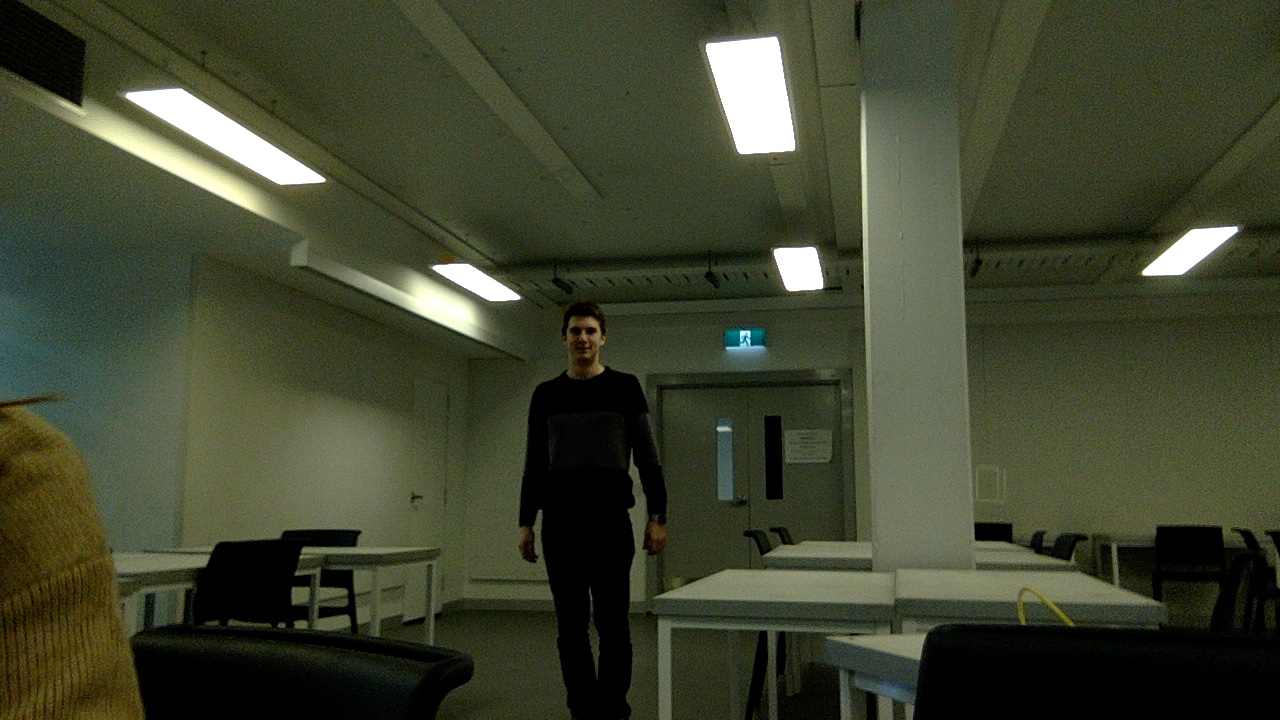
#> input picture images/jake.jpg, 1280 x 720 px
$ python -i image_recognition_faces.py   (imports and definitions only)   (older library calls are emulated)
#> lines starting #> are read from the running program, lines starting #| are printed output that depends on the picture; after the words box and inside, x2 and y2 are one past the last pixel; in counts of white or black regions, pixels touching at a corner belong together
#> further down, picture is the input picture: shape (720, 1280, 3); mean B, G, R 46.8, 68, 63.5
from imutils.object_detection import non_max_suppression
from imutils import paths
import numpy as np
import argparse
import imutils
import sys
import json
import math
import cv2

# hog = cv2.HOGDescriptor()
# hog.setSVMDetector(cv2.HOGDescriptor_getDefaultPeopleDetector())

faceCascade = cv2.CascadeClassifier("haarcascade_frontalface_default.xml")

aspectRatio = float(16)/9
imageWidth = 600
imageHeight = imageWidth / aspectRatio


def recognisePeople(image):
    #track = "faces"
    imageCopy = image.copy()
    # Resize
    image = imutils.resize(image, width=min(imageWidth, image.shape[1]))
    image = cv2.flip(image,1)
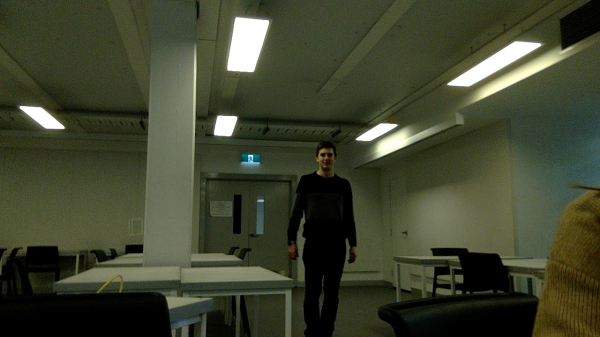
#> image: shape (337, 600, 3); mean of channels 0, 1, 2 46.8, 68, 63.5; drawn as B, G, R

    # Comment here
    gray = cv2.cvtColor(image, cv2.COLOR_BGR2GRAY)
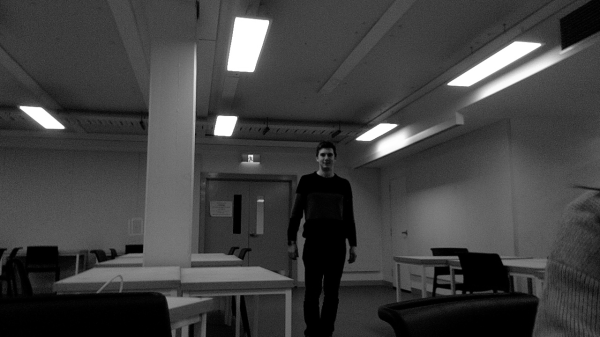
#> gray: shape (337, 600); min 0, max 255, mean 64.2
    rects = faceCascade.detectMultiScale(
        gray,
        scaleFactor=1.1,
        minNeighbors=5,
        minSize=(30, 30),
        flags=cv2.cv.CV_HAAR_SCALE_IMAGE
    )
#> rects = ()

    # Or here!
    # (rects, weights) = hog.detectMultiScale(image, winStride=(4, 4),
    #                                             padding=(8, 8), scale=1.05)
    # for (x, y, w, h) in rects:
    #     cv2.rectangle(imageCopy, (x, y), (x + w, y + h), (0, 0, 255), 2)

    # apply non-maxima suppression to the bounding boxes using a
    # fairly large overlap threshold to try to maintain overlapping
    # boxes that are still people
    rects = np.array([[x, y, x + w, y + h] for (x, y, w, h) in rects])
#> rects = empty array
    pick = non_max_suppression(rects, probs=None, overlapThresh=0.1)
#> pick = []

    # draw the final bounding boxes
    for (xA, yA, xB, yB) in pick:
        cv2.rectangle(image, (xA, yA), (xB, yB), (0, 255, 0), 2)
#> this loop made 0 passes

    data = []
    for r in rects:
        rect = {
            "position": {
                "x": float(r[0] + r[2]) / 2 / imageWidth,
                "y": float(r[1] + r[3]) / 2 / imageHeight
            },
            "size": {
                "x": float(r[2] - r[0]) / imageWidth,
                "y": float(r[3] - r[1]) / imageHeight
            }
        }
        data.append(rect)
#> after the loop, data = []
        # print(prettyJSON(rect))
    return image, data

>>> import cv2
>>> picture = cv2.imread('images/jake.jpg')
>>> result = recognisePeople(picture)

$ run again, on images/snap2.jpg
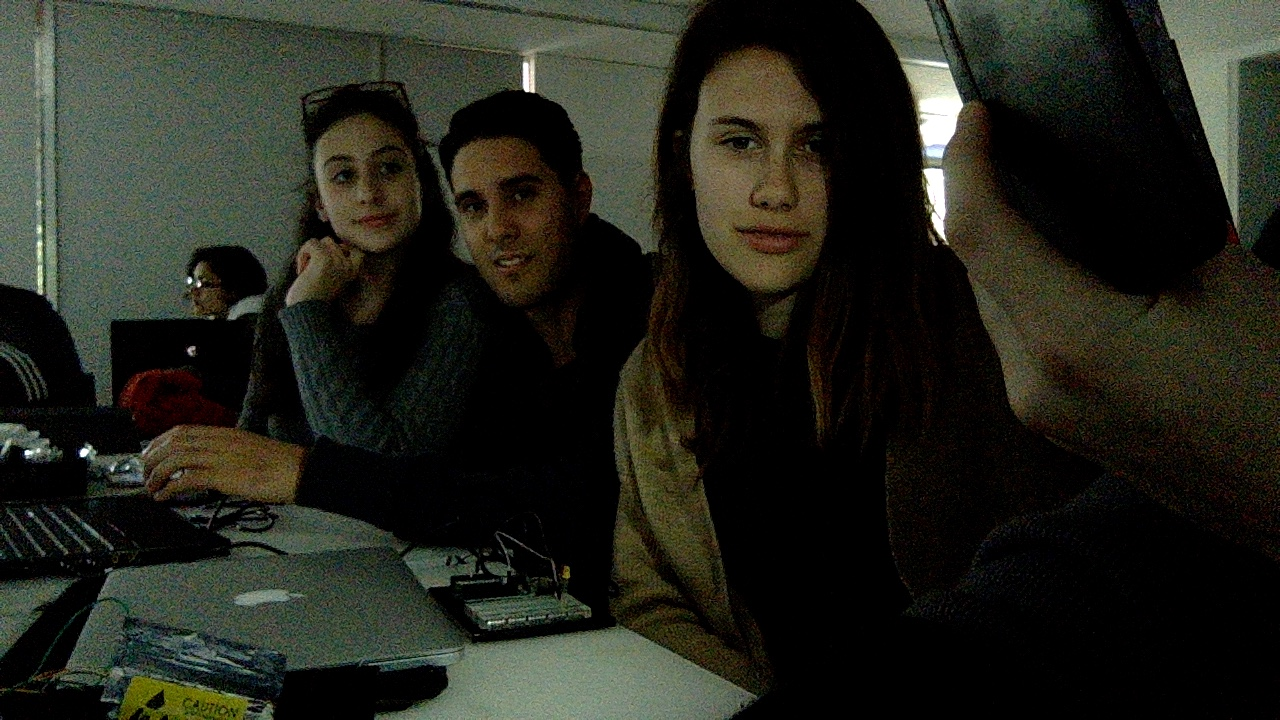
#> input picture images/snap2.jpg, 1280 x 720 px
#> picture is the input picture: shape (720, 1280, 3); mean B, G, R 28.8, 37.4, 36
#> in recognisePeople, `gray = cv2.cvtColor(image, cv2.COLOR_BGR2GRAY)`:
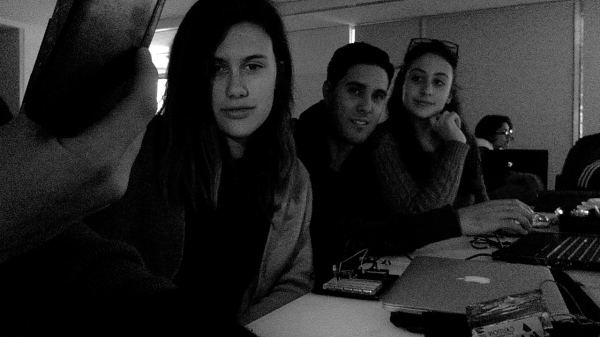
#> gray: shape (337, 600); min 0, max 255, mean 36
#> in recognisePeople, `rects = faceCascade.detectMultiScale( gray, scaleFactor=1.1, minNeighb..`: rects = [[396, 56, 62, 62], [331, 66, 70, 70], [189, 32, 95, 95], [211, 7, 78, 78]]
#> in recognisePeople, `rects = np.array([[x, y, x + w, y + h] for (x, y, w, h) in rects])`: rects = [[396, 56, 458, 118], [331, 66, 401, 136], [189, 32, 284, 127], [211, 7, 289, 85]]
#> pick = [[331, 66, 401, 136], [189, 32, 284, 127], [396, 56, 458, 118]]
#> the loop in recognisePeople, `for (xA, yA, xB, yB) in pick:` made 3 passes
#> after the loop in recognisePeople, `for (xA, yA, xB, yB) in pick:`:
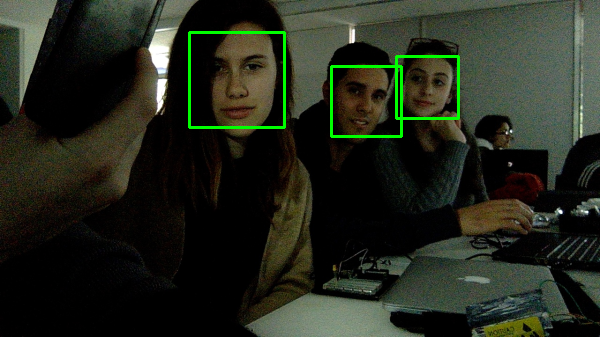
#> image: shape (337, 600, 3); mean of channels 0, 1, 2 28.6, 40.5, 35.7; drawn as B, G, R
#> the loop in recognisePeople, `for r in rects:` made 4 passes
#> after the loop in recognisePeople, `for r in rects:`: data = 4 items

$ run again, on images/abba.png
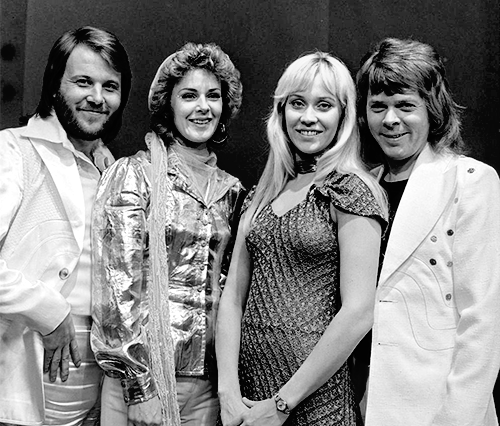
#> input picture images/abba.png, 500 x 426 px
#> picture is the input picture: shape (426, 500, 3); min 0, max 255, mean 130.8
#> in recognisePeople, `image = cv2.flip(image,1)`:
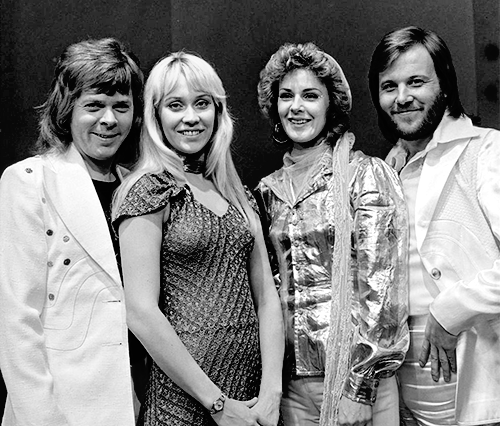
#> image: shape (426, 500, 3); min 0, max 255, mean 130.8
#> in recognisePeople, `rects = faceCascade.detectMultiScale( gray, scaleFactor=1.1, minNeighb..`: rects = [[265, 70, 66, 66], [368, 55, 74, 74], [69, 77, 77, 77], [145, 68, 89, 89]]
#> in recognisePeople, `rects = np.array([[x, y, x + w, y + h] for (x, y, w, h) in rects])`: rects = [[265, 70, 331, 136], [368, 55, 442, 129], [69, 77, 146, 154], [145, 68, 234, 157]]
#> pick = [[145, 68, 234, 157], [69, 77, 146, 154], [265, 70, 331, 136], [368, 55, 442, 129]]
#> the loop in recognisePeople, `for (xA, yA, xB, yB) in pick:` made 4 passes
#> after the loop in recognisePeople, `for (xA, yA, xB, yB) in pick:`:
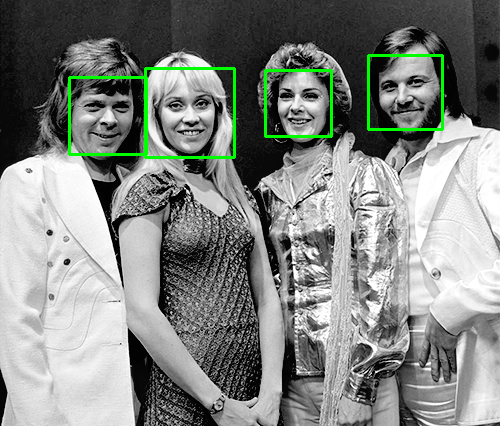
#> image: shape (426, 500, 3); 1.64% of pixels changed, all inside (x1, y1, x2, y2) = (68, 54, 444, 159); drawn as B, G, R
#> the loop in recognisePeople, `for r in rects:` made 4 passes
#> after the loop in recognisePeople, `for r in rects:`: data = 4 items
